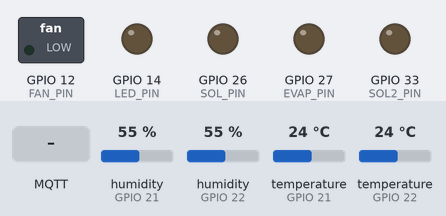
A sketch run on a simulated ESP32. On the bench: switched loads named in the sketch (green lamp = pin HIGH), output pins drawn as LEDs (lit = HIGH). Inputs (shaded band) come from the test bench; at power-on: humidity (sensors on GPIO 21, GPIO 22) 55 %, temperature (sensors on GPIO 21, GPIO 22) 24 °C. WiFi joins after 1.5 s; servers stay silent unless stated; uploads are accepted with an empty reply; random numbers use the default seed unless the sketch sets one; no MQTT or app messages arrive unless stated; what the sketch prints to the serial monitor is not drawn.

Above: at 2.7 s.
2.8 s: MQTT message "SOL_ON" arrives on the first subscribed topic
At 6.2 s:
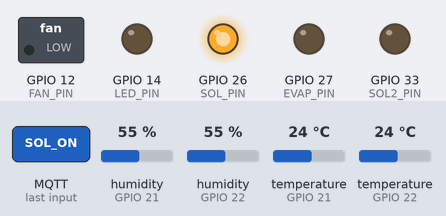
6.5 s: MQTT message "EVAP_ON" arrives on the first subscribed topic
At 7.7 s:
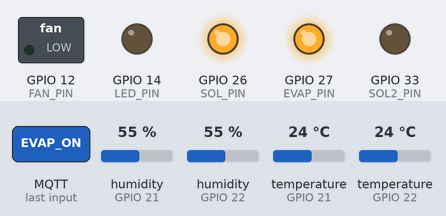
8.0 s: MQTT message "SOL_OFF" arrives on the first subscribed topic
At 9.0 s:
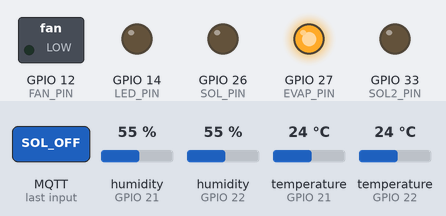
9.5 s: MQTT message "FAN_ON" arrives on the first subscribed topic
At 10.2 s:
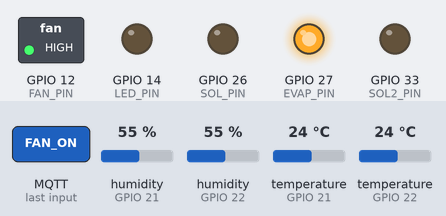
11.0 s: MQTT message "EVAP_OFF" arrives on the first subscribed topic
At 11.3 s:
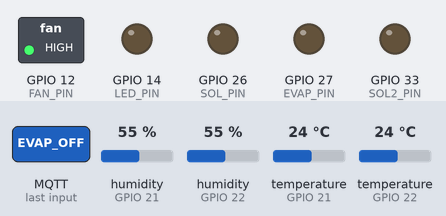
12.5 s: MQTT message "LED_ON" arrives on the first subscribed topic
At 13.7 s:
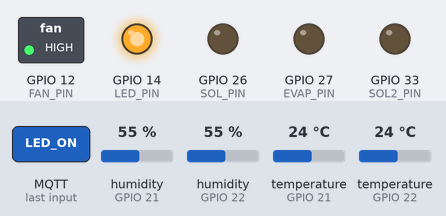
Timing chart, 0 to 15.0 s (numbered marks = the images above; inputs shaded):
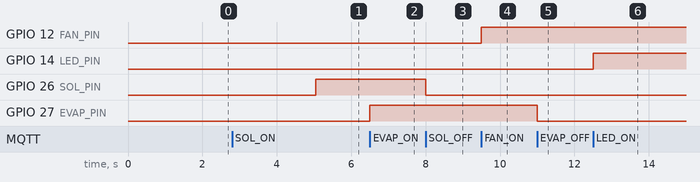

Measured:
- after the input at 2.8 s, GPIO 26 (SOL_PIN): LOW → HIGH after 2.3 s
- after the input at 6.5 s, GPIO 27 (EVAP_PIN): LOW → HIGH at once
- after the input at 8.0 s, GPIO 26 (SOL_PIN): HIGH → LOW at once
- after the input at 9.5 s, GPIO 12 (FAN_PIN): LOW → HIGH at once
- after the input at 11.0 s, GPIO 27 (EVAP_PIN): HIGH → LOW at once
- after the input at 12.5 s, GPIO 14 (LED_PIN): LOW → HIGH at once

The sketch:

ESP32.ino
```cpp
/* ESP32 – Full Integration
   DHT22 (in/out), LDR, MH-Z14A CO2, Relays, MQTT, Telegram, Serial2 -> Mega
   Author: tailored for user's mushroom-farm project
*/

// ---------------- Libraries ----------------
#include <WiFi.h>
#include <WiFiClientSecure.h>
#include <PubSubClient.h>
#include <DHT.h>
#include <HardwareSerial.h>
#include <UniversalTelegramBot.h>
#include <HTTPClient.h>

// ---------------- CONFIG ----------------
// WiFi
const char* WIFI_SSID = "";
const char* WIFI_PASS = "";

const char* NODE_RED_URL = "http://172.20.10.9:1880/mushroom";

// MQTT (public broker example)
const char* MQTT_SERVER = "broker.emqx.io";
const uint16_t MQTT_PORT = 1883;
const char* MQTT_TOPIC_STATUS  = "farmingmushroom/status";
const char* MQTT_TOPIC_CONTROL = "farmingmushroom/control";

// Telegram (ใส่ค่าแทนที่นี้)
#define BOT_TOKEN ""   // <-- แทนด้วย token ของคุณ
#define CHAT_ID   ""     // <-- แทนด้วย chat id ของคุณ

// ---------------- Sensors / Pins ----------------
#define DHTPIN_IN   21
#define DHTPIN_OUT  22
#define DHTTYPE     DHT22
DHT dht_in(DHTPIN_IN, DHTTYPE);
DHT dht_out(DHTPIN_OUT, DHTTYPE);

#define LDR_PIN 35 // ADC pin

// Relays (active HIGH assumed)
#define SOL_PIN 26
#define EVAP_PIN 27
#define LED_PIN 14
#define FAN_PIN 12

#define SOL2_PIN 33

// MH-Z14A CO2 on UART2
HardwareSerial CO2Serial(2);
#define MHZ_BAUD 9600
uint8_t cmd_getppm[9] = {0xFF,0x01,0x86,0,0,0,0,0,0x79};

// ---------------- Thresholds & timing ----------------
#define TEMP_HIGH 32
#define TEMP_LOW  25
#define HUM_LOW   70
#define HUM_HIGH  85
#define CO2_HIGH  1500
#define CO2_LOW   1400

unsigned long lastAlert = 0;
#define ALERT_INTERVAL 300000UL // 5 min between Telegram alerts

// fallback last valid values
float last_temp_in = 0, last_hum_in = 0, last_temp_out = 0, last_hum_out = 0;

// WiFi/MQTT objects
WiFiClient espClient;
PubSubClient mqttClient(espClient);

WiFiClientSecure botClient;
UniversalTelegramBot bot(BOT_TOKEN, botClient);

// MQTT reconnect timing
unsigned long lastMQTTReconnectAttempt = 0;
const unsigned long MQTT_RETRY_DELAY = 5000UL;

// loop timing
unsigned long lastSensorMillis = 0;
const unsigned long SENSOR_INTERVAL = 10000UL; // 10s

void sendHTTPStatus(String jsonPayload) {
  if ((WiFi.status() == WL_CONNECTED)) {
    HTTPClient http;
    http.begin(NODE_RED_URL);
    http.addHeader("Content-Type", "application/json");

    int httpResponseCode = http.POST(jsonPayload);

    if (httpResponseCode > 0) {
      String response = http.getString();
      Serial.print("HTTP Response: "); Serial.println(response);
    } else {
      Serial.print("Error in HTTP request: "); Serial.println(httpResponseCode);
    }

    http.end();
  } else {
    Serial.println("WiFi not connected for HTTP");
  }
}

// ---------------- Setup ----------------
void setup() {
  Serial.begin(115200);       // debug
  Serial2.begin(115200);      // to Mega/TFT (TX2->RX1 Mega)

  // start CO2 UART (RX=16, TX=17) — adjust if wiring different
  CO2Serial.begin(MHZ_BAUD, SERIAL_8N1, 16, 17);

  // init relays
  pinMode(SOL_PIN, OUTPUT);
  pinMode(EVAP_PIN, OUTPUT);
  pinMode(LED_PIN, OUTPUT);
  pinMode(FAN_PIN, OUTPUT);
  pinMode(SOL2_PIN, OUTPUT);
  digitalWrite(SOL_PIN, LOW);
  digitalWrite(EVAP_PIN, LOW);
  digitalWrite(LED_PIN, LOW);
  digitalWrite(FAN_PIN, LOW);
  digitalWrite(SOL2_PIN, LOW);

  // init DHT sensors
  dht_in.begin();
  dht_out.begin();

  // Wi-Fi connect (with timeout)
  Serial.println();
  Serial.print("Connecting to WiFi: ");
  Serial.println(WIFI_SSID);
  WiFi.begin(WIFI_SSID, WIFI_PASS);

  unsigned long startAttempt = millis();
  while (WiFi.status() != WL_CONNECTED && millis() - startAttempt < 15000UL) {
    Serial.print(".");
    delay(500);
  }
  if (WiFi.status() == WL_CONNECTED) {
    Serial.println();
    Serial.println("WiFi connected!");
    Serial.print("IP: "); Serial.println(WiFi.localIP());
  } else {
    Serial.println();
    Serial.println("WiFi connect failed (timeout). Will retry from loop.");
  }

  // MQTT setup
  mqttClient.setServer(MQTT_SERVER, MQTT_PORT);
  mqttClient.setCallback(mqttCallback);

  // Telegram client – skip certificate verification for simplicity on ESP32
  botClient.setInsecure();
}

// ---------------- Loop ----------------
void loop() {
  // ensure WiFi
  if (WiFi.status() != WL_CONNECTED) {
    static unsigned long lastWiFiTry = 0;
    if (millis() - lastWiFiTry > 5000UL) {
      lastWiFiTry = millis();
      Serial.println("WiFi reconnect attempt...");
      WiFi.begin(WIFI_SSID, WIFI_PASS);
    }
    delay(200);
    return;
  }

  // MQTT reconnect handling (non-blocking)
  if (!mqttClient.connected()) {
    if (millis() - lastMQTTReconnectAttempt > MQTT_RETRY_DELAY) {
      lastMQTTReconnectAttempt = millis();
      reconnectMQTT();
    }
  } else {
    mqttClient.loop();
  }

  // sensor cycle
  if (millis() - lastSensorMillis >= SENSOR_INTERVAL) {
    lastSensorMillis = millis();
    readAndPublishSensors();
  }

  // other (no blocking)
}

// ---------------- Read sensors, handle alert, publish ----------------
void readAndPublishSensors() {
  // read DHTs
  float temp_in = dht_in.readTemperature();
  float hum_in  = dht_in.readHumidity();
  float temp_out = dht_out.readTemperature();
  float hum_out  = dht_out.readHumidity();

  // LDR (approx lux)
int ldrRaw = analogRead(LDR_PIN); // 0–4095
// map raw → lux (สมมุติ max 1000 lux, ปรับตามสภาพจริง)
float ldrLux = map(ldrRaw, 0, 4095, 0, 1000);

  // CO2
  int co2 = readCO2();

  // fallback to last valid if NaN
  if (!isnan(temp_in)) last_temp_in = temp_in; else temp_in = last_temp_in;
  if (!isnan(hum_in))  last_hum_in  = hum_in;  else hum_in  = last_hum_in;
  if (!isnan(temp_out)) last_temp_out = temp_out; else temp_out = last_temp_out;
  if (!isnan(hum_out))  last_hum_out  = hum_out;  else hum_out  = last_hum_out;

  unsigned long now = millis();

  // Build alert message based on thresholds
  String alertMsg = "";
  if (temp_in > TEMP_HIGH) alertMsg += "⚠ Temp IN HIGH: " + String(temp_in,1) + " C\n";
  if (temp_in < TEMP_LOW)  alertMsg += "⚠ Temp IN LOW: "  + String(temp_in,1) + " C\n";
  if (hum_in > HUM_HIGH)   alertMsg += "⚠ Hum IN HIGH: "   + String(hum_in,1)  + " %\n";
  if (hum_in < HUM_LOW)    alertMsg += "⚠ Hum IN LOW: "    + String(hum_in,1)  + " %\n";
  if (co2 > CO2_HIGH)      alertMsg += "⚠ CO2 HIGH: "      + String(co2)    + " ppm\n";
  if (co2 < CO2_LOW && co2 >= 0) alertMsg += "⚠ CO2 LOW: " + String(co2) + " ppm\n";

  // Send Telegram alert if conditions and not sent recently
  if (alertMsg.length() > 0 && (now - lastAlert > ALERT_INTERVAL)) {
    Serial.println("Sending Telegram alert...");
    bool sent = bot.sendMessage(CHAT_ID, alertMsg, "");
    if (sent) {
      Serial.println("Telegram alert sent.");
      lastAlert = now;
    } else {
      Serial.println("Telegram send failed.");
    }
  }

  // Compose status string (labels compatible with Mega parser)
  String status = "";
  status += "TEMP_IN:" + String(temp_in,1) + ",";
  status += "HUM_IN:"  + String(hum_in,1)  + ",";
  status += "TEMP_OUT:"+ String(temp_out,1)+ ",";
  status += "HUM_OUT:" + String(hum_out,1) + ",";
  status += "LDR:"     + String(ldrLux,1)       + ",";
  status += "CO2:"     + String(co2)       + ",";
  status += "SOL:"     + String(digitalRead(SOL_PIN)) + ",";
  status += "EVAP:"    + String(digitalRead(EVAP_PIN)) + ",";
  status += "FAN:"     + String(digitalRead(FAN_PIN)) + ",";
  status += "LED:"     + String(digitalRead(LED_PIN));
  status += "SOL2:"    + String(digitalRead(SOL2_PIN)) + ",";

  // Publish to MQTT (if connected)
  if (mqttClient.connected()) {
    mqttClient.publish(MQTT_TOPIC_STATUS, status.c_str());
  }

  // ---------------- Send HTTP fallback ----------------
  // สร้าง JSON payload
  String jsonPayload = "{";
  jsonPayload += "\"temp_in\":" + String(temp_in,1) + ",";
  jsonPayload += "\"hum_in\":" + String(hum_in,1) + ",";
  jsonPayload += "\"temp_out\":" + String(temp_out,1) + ",";
  jsonPayload += "\"hum_out\":" + String(hum_out,1) + ",";
  jsonPayload += "\"ldr\":" + String(ldrLux,1) + ",";
  jsonPayload += "\"co2\":" + String(co2) + ",";
  jsonPayload += "\"sol\":" + String(digitalRead(SOL_PIN)) + ",";
  jsonPayload += "\"evap\":" + String(digitalRead(EVAP_PIN)) + ",";
  jsonPayload += "\"fan\":" + String(digitalRead(FAN_PIN)) + ",";
  jsonPayload += "\"led\":" + String(digitalRead(LED_PIN)) + ",";
jsonPayload += "\"sol2\":" + String(digitalRead(SOL2_PIN));

  jsonPayload += "}";

  sendHTTPStatus(jsonPayload);


  // Send to Mega via Serial2
  Serial2.println(status);

  // Debug print local Serial
  Serial.println(status);
}

// ---------------- MQTT reconnect ----------------
void reconnectMQTT() {
  Serial.print("Connecting MQTT...");
  // build clientId: device-unique + random to avoid collision
  String clientId = "ESP32-" + String((uint32_t)ESP.getEfuseMac(), HEX) + "-" + String(random(0xffff), HEX);

  // connect without auth (public broker). If your broker requires user/pass, use client.connect(id,user,pass)
  if (mqttClient.connect(clientId.c_str())) {
    Serial.println("connected");
    mqttClient.subscribe(MQTT_TOPIC_CONTROL);
    // send initial status
    mqttClient.publish(MQTT_TOPIC_STATUS, "ESP32 Online");
  } else {
    Serial.print("failed, rc=");
    Serial.println(mqttClient.state());
  }
}

// ---------------- MQTT callback (control messages) ----------------
void mqttCallback(char* topic, byte* payload, unsigned int length) {
  String msg;
  for (unsigned int i = 0; i < length; i++) msg += (char)payload[i];

  Serial.print("MQTT received: ");
  Serial.println(msg);

  // Commands accepted: SOL_ON / SOL_OFF, EVAP_ON / EVAP_OFF, FAN_ON / FAN_OFF, LED_ON / LED_OFF
  if (msg.indexOf("SOL_ON") >= 0)  digitalWrite(SOL_PIN, HIGH);
  if (msg.indexOf("SOL_OFF") >= 0) digitalWrite(SOL_PIN, LOW);

  if (msg.indexOf("EVAP_ON") >= 0)  digitalWrite(EVAP_PIN, HIGH);
  if (msg.indexOf("EVAP_OFF") >= 0) digitalWrite(EVAP_PIN, LOW);

  if (msg.indexOf("FAN_ON") >= 0)  digitalWrite(FAN_PIN, HIGH);
  if (msg.indexOf("FAN_OFF") >= 0) digitalWrite(FAN_PIN, LOW);

  if (msg.indexOf("LED_ON") >= 0)  digitalWrite(LED_PIN, HIGH);
  if (msg.indexOf("LED_OFF") >= 0) digitalWrite(LED_PIN, LOW);

  if (msg.indexOf("SOL2_ON") >= 0)  digitalWrite(SOL2_PIN, HIGH);
  if (msg.indexOf("SOL2_OFF") >= 0) digitalWrite(SOL2_PIN, LOW);


  // Publish ack (current relay states)
  String ack = String("ACK:SOL:") + digitalRead(SOL_PIN) +
               ",EVAP:" + digitalRead(EVAP_PIN) +
               ",FAN:" + digitalRead(FAN_PIN) +
               ",LED:" + digitalRead(LED_PIN) +
               ",SOL2:" + digitalRead(SOL2_PIN);
  if (mqttClient.connected()) mqttClient.publish(MQTT_TOPIC_STATUS, ack.c_str());

  // Also send to Mega so TFT updates quickly
  Serial2.println(ack);
}

// ---------------- Read MH-Z14A CO2 via UART ----------------
int readCO2() {
  uint8_t response[9];
  CO2Serial.write(cmd_getppm, 9);
  delay(50);

  int idx = 0;
  while (CO2Serial.available() && idx < 9) {
    uint8_t b = CO2Serial.read();
    if (idx == 0 && b != 0xFF) {
      // ข้าม noise จนกว่าจะเจอ 0xFF
      continue;
    }
    response[idx++] = b;
  }

  if (idx == 9 && response[0] == 0xFF && response[1] == 0x86) {
    int ppm = (response[2] << 8) | response[3];
    return ppm;
  }
  return -1; // error
}
```
